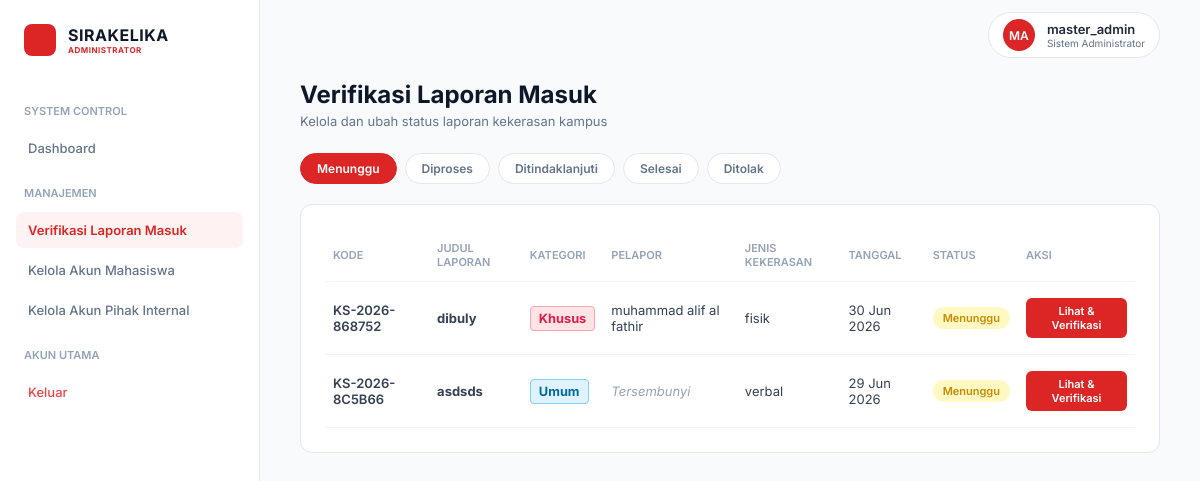
The page /admin/verifikasi_laporan.php (signed in) on the database its author committed.
### tables this page shows
CREATE TABLE `laporan` (
  `id_laporan` int(11) NOT NULL,
  `id_user` int(11) DEFAULT NULL,
  `nim` int(150) NOT NULL,
  `judul_laporan` varchar(255) NOT NULL,
  `deskripsi` text NOT NULL,
  `jenis_kekerasan` enum('fisik','verbal','seksual','psikologis','perundungan','lainnya') NOT NULL,
  `jenis_pelaporan` enum('UMUM','KHUSUS') NOT NULL DEFAULT 'UMUM',
  `waktu_kejadian` datetime NOT NULL,
  `lokasi_kejadian` varchar(255) NOT NULL,
  `status_laporan` enum('menunggu','diproses','ditindaklanjuti','selesai','ditolak') DEFAULT 'menunggu',
  `kode_laporan` varchar(20) DEFAULT NULL,
  `tanggal_laporan` timestamp NOT NULL DEFAULT current_timestamp(),
  `updated_at` timestamp NOT NULL DEFAULT current_timestamp() ON UPDATE current_timestamp(),
  `jenis_laporan` varchar(100) DEFAULT 'Umum',
  `rekomendasi_tim` text DEFAULT NULL,
  `arahan_manajemen` text DEFAULT NULL,
  `file_sk` varchar(255) DEFAULT NULL
);

CREATE TABLE `users` (
  `id_user` int(11) NOT NULL,
  `username` varchar(100) NOT NULL,
  `email` varchar(100) NOT NULL,
  `password` varchar(255) NOT NULL,
  `no_hp` varchar(20) DEFAULT NULL,
  `foto_profil` varchar(255) DEFAULT NULL,
  `role` enum('mahasiswa','investigasi','manajemen','admin','superadmin') NOT NULL DEFAULT 'mahasiswa',
  `nim` int(150) NOT NULL,
  `status_akun` enum('aktif','nonaktif') DEFAULT 'aktif',
  `created_at` timestamp NOT NULL DEFAULT current_timestamp(),
  `updated_at` timestamp NOT NULL DEFAULT current_timestamp() ON UPDATE current_timestamp()
);

### admin/verifikasi_laporan.php (the view, shortened to what this page needs)
<?php
include '../config/conn.php';
$valid_status = ['menunggu','diproses','ditindaklanjuti','selesai','ditolak'];
$filter = isset($_GET['filter']) ? mysqli_real_escape_string($conn, $_GET['filter']) : 'menunggu';
$query = mysqli_query($conn, "SELECT l.*, u.username FROM laporan l LEFT JOIN users u ON l.id_user = u.id_user WHERE l.status_laporan = '$filter' ORDER BY l.tanggal_laporan DESC");
$laporan_list = mysqli_fetch_all($query, MYSQLI_ASSOC);
$total = count($laporan_list);
?>
<!DOCTYPE html>
<html lang="id">
<head>
    <link rel="stylesheet" href="dashboard_admin.css">
    <link rel="stylesheet" href="verifikasi_laporan.css">
</head>
<body>
<aside class="sidebar">
    <div class="logo-area">
        <div class="logo-icon"></div>
        <div><h1 class="logo-title">SIRAKELIKA</h1><p class="logo-sub">ADMINISTRATOR</p></div>
    </div>
    <nav class="nav-container">
        <div class="nav-group">SYSTEM CONTROL</div>
        <a href="dashboard_admin.php" class="nav-link"><span class="nav-text">Dashboard</span></a>
        <div class="nav-group">MANAJEMEN</div>
        <a href="verifikasi_laporan.php" class="nav-link active"><span class="nav-text">Verifikasi Laporan Masuk</span></a>
        <a href="kelola_mahasiswa.php" class="nav-link"><span class="nav-text">Kelola Akun Mahasiswa</span></a>
        <a href="kelola_internal.php" class="nav-link"><span class="nav-text">Kelola Akun Pihak Internal</span></a>
        <div class="nav-group">AKUN UTAMA</div>
        <a href="logout.php" class="nav-link logout"><span class="nav-text">Keluar</span></a>
    </nav>
</aside>
<main class="main-content">
    <header class="topbar">
        <div class="user-profile">
            <div class="avatar"><?= strtoupper(substr($_SESSION['admin_name'], 0, 2)); ?></div>
            <div class="user-info">
                <span class="user-name"><?= htmlspecialchars($_SESSION['admin_name']); ?></span>
                <span class="user-role">Sistem Administrator</span>
            </div>
        </div>
    </header>
    <div class="content-title">
        <h2>Verifikasi Laporan Masuk</h2>
        <p>Kelola dan ubah status laporan kekerasan kampus</p>
    </div>
    <div class="filter-bar">
        <?php foreach($valid_status as $s): ?>
        <a href="?filter=<?= $s ?>" class="filter-btn <?= $filter===$s ? 'active' : '' ?>"><?= ucfirst($s) ?></a>
        <?php endforeach; ?>
    </div>
    <div class="table-container">
        <table class="data-table">
            <thead>
                <tr>
                    <th>KODE</th>
                    <th>JUDUL LAPORAN</th>
                    <th>KATEGORI</th>
                    <th>PELAPOR</th>
                    <th>JENIS KEKERASAN</th>
                    <th>TANGGAL</th>
                    <th>STATUS</th>
                    <th>AKSI</th>
                </tr>
            </thead>
            <tbody>
            <?php if($total > 0): foreach($laporan_list as $row):
                $id_lap  = $row['id_laporan'];
                $kode    = htmlspecialchars($row['kode_laporan'] ?? '#KS-'.$id_lap);
                $kategori = isset($row['jenis_pelaporan']) ? strtolower($row['jenis_pelaporan']) : 'umum';
                if($kategori === 'umum'){
                    $pelapor = '<em style="color:#94a3b8">Tersembunyi</em>';
                } else {
                    $pelapor = $row['id_user'] ? htmlspecialchars($row['username']) : '<em style="color:#94a3b8">Anonim</em>';
                }
            ?>
            <tr>
                <td class="id-case"><?= $kode ?></td>
                <td><strong><?= htmlspecialchars($row['judul_laporan'] ?: '(tanpa judul)') ?></strong></td>
                <td>
                    <?php if($kategori === 'khusus'): ?>
                        <span class="badge-kategori kat-khusus">Khusus</span>
                    <?php else: ?>
                        <span class="badge-kategori kat-umum">Umum</span>
                    <?php endif; ?>
                </td>
                <td><?= $pelapor ?></td>
                <td><?= htmlspecialchars($row['jenis_kekerasan'] ?: '-') ?></td>
                <td><?= date('d M Y', strtotime($row['tanggal_laporan'])) ?></td>
                <td><span class="badge-status s-<?= $row['status_laporan'] ?>"><?= ucfirst($row['status_laporan']) ?></span></td>
                <td><button type="button" class="btn-verif" id="btnToggle<?= $id_lap ?>" onclick="toggleDetail(<?= $id_lap ?>)">Lihat & Verifikasi</button></td>
            </tr>
            <?php endforeach; else: ?>
            <tr><td colspan="8" style="text-align:center;padding:30px;color:#94a3b8;">Tidak ada laporan.</td></tr>
            <?php endif; ?>
            </tbody>
        </table>
    </div>
</main>
</body>
</html>

### admin/dashboard_admin.css (style rules this page uses)
*,*::before,*::after { box-sizing:border-box;margin:0;padding:0 }
* { margin: 0; padding: 0; box-sizing: border-box; font-family: 'Inter', sans-serif; }
body { background-color: #f8fafc; color: #1e293b; display: flex; min-height: 100vh; }
.sidebar { width: 260px; background-color: #ffffff; border-right: 1px solid #e2e8f0; padding: 24px 16px; display: flex; flex-direction: column; position: fixed; height: 100vh; }
.logo-area { display: flex; align-items: center; gap: 12px; margin-bottom: 32px; padding-left: 8px; }
.logo-icon { width: 32px; height: 32px; background-color: #dc2626; border-radius: 8px; }
.logo-title { font-size: 16px; font-weight: 700; color: #0f172a; letter-spacing: 0.5px; }
.logo-sub { font-size: 8px; color: #dc2626; font-weight: 700; letter-spacing: 0.5px; }
.nav-container { display: flex; flex-direction: column; gap: 4px; }
.nav-group { font-size: 11px; font-weight: 600; color: #94a3b8; margin-top: 16px; margin-bottom: 8px; padding-left: 8px; }
.nav-link { display: flex; align-items: center; justify-content: space-between; padding: 10px 12px; color: #64748b; text-decoration: none; font-size: 13px; font-weight: 500; border-radius: 8px; transition: all 0.2s; }
.nav-link.active { background-color: #fef2f2; color: #dc2626; font-weight: 600; }
.nav-link.logout { color: #ef4444; }
.main-content { margin-left: 260px; flex: 1; padding: 0 40px 40px 40px; }
.topbar { height: 70px; display: flex; align-items: center; justify-content: space-between; margin-bottom: 10px; }
.user-profile { display: flex; align-items: center; gap: 12px; border: 1px solid #e2e8f0; padding: 6px 14px; border-radius: 30px; background: #fff; }
.avatar { width: 32px; height: 32px; background-color: #dc2626; color: white; border-radius: 50%; display: flex; align-items: center; justify-content: center; font-size: 12px; font-weight: 600; }
.user-info { display: flex; flex-direction: column; }
.user-name { font-size: 13px; font-weight: 600; }
.user-role { font-size: 10px; color: #64748b; }
.content-title h2 { font-size: 24px; font-weight: 700; color: #0f172a; }
.content-title p { font-size: 13px; color: #64748b; margin-top: 4px; margin-bottom: 24px; }
.table-container { background: #ffffff; border-radius: 12px; border: 1px solid #e2e8f0; padding: 24px; flex: 1; }
.data-table { width: 100%; border-collapse: collapse; text-align: left; }
.data-table th { font-size: 11px; color: #94a3b8; font-weight: 600; padding: 12px 8px; border-bottom: 1px solid #f1f5f9; }
.data-table td { font-size: 13px; padding: 16px 8px; border-bottom: 1px solid #f1f5f9; color: #334155; }
.id-case { color: #dc2626; font-weight: 600; }
.btn-verif { background-color: #dc2626; color: white; border: none; padding: 6px 14px; border-radius: 6px; font-size: 11px; cursor: pointer; font-weight: 600; transition: background-color 0.2s; }

### admin/verifikasi_laporan.css (style rules this page uses)
.filter-bar { display:flex; gap:8px; margin-bottom:20px; flex-wrap:wrap; }
.filter-btn { padding:7px 16px; border-radius:20px; border:1px solid #e2e8f0; background:#fff; font-size:12px; font-weight:600; cursor:pointer; color:#64748b; text-decoration:none; transition:all 0.2s; }
.filter-btn:hover, .filter-btn.active { background:#dc2626; color:#fff; border-color:#dc2626; }
.badge-status { font-size:11px; font-weight:600; padding:4px 10px; border-radius:20px; display:inline-block; }
.s-menunggu { background:#fef9c3; color:#ca8a04; }

### admin/verifikasi_laporan.php (style rules this page uses)
.badge-kategori { padding: 4px 8px; border-radius: 4px; font-size: 0.8rem; font-weight: bold; }
.kat-khusus { background-color: #ffe4e6; color: #e11d48; border: 1px solid #fda4af; }
.kat-umum { background-color: #e0f2fe; color: #0369a1; border: 1px solid #7dd3fc; }

### rows shown on the page
laporan: kode_laporan "KS-2026-868752", judul_laporan "dibuly", jenis_pelaporan "Khusus", id_user.username "muhammad alif al fathir", jenis_kekerasan "fisik", tanggal_laporan "30 Jun 2026", status_laporan "Menunggu"
laporan: kode_laporan "KS-2026-8C5B66", judul_laporan "asdsds", jenis_pelaporan "Umum", jenis_kekerasan "verbal", tanggal_laporan "29 Jun 2026", status_laporan "Menunggu"

### other values the page prints
substr($_SESSION['admin_name'], 0, 2) "MA"
$_SESSION['admin_name'] "master_admin"
$s "Menunggu"
$s "Diproses"
$s "Ditindaklanjuti"
$s "Selesai"
$s "Ditolak"
